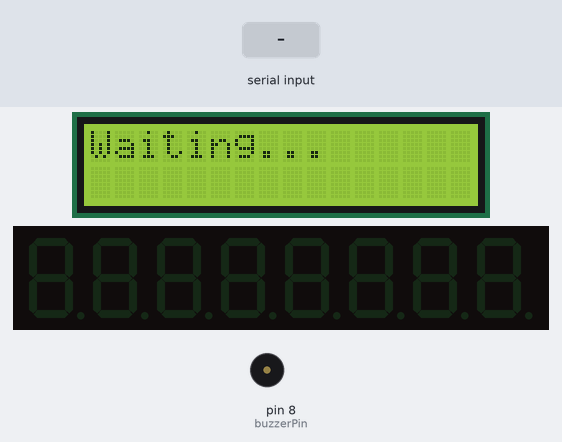
Bench run of a sketch on a simulated Arduino Uno, built with avr-gcc and run on an emulated ATmega328P. On the bench: 16×2 character LCD, 8-digit seven-segment display, buzzer (waves = sounding). Inputs (shaded band) come from the test bench.

Above: at 1.2 s.
1.3 s: "NUM:90\n" received over Serial
At 1.38 s:
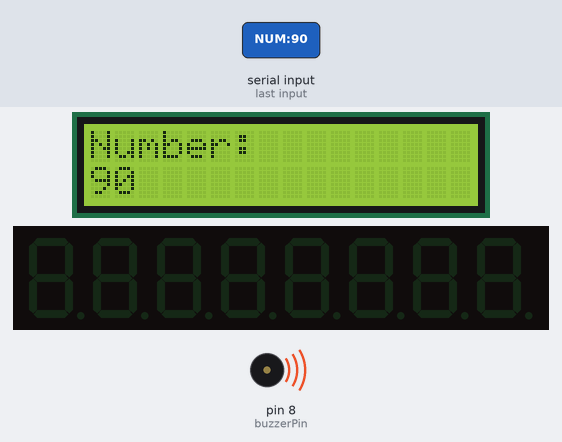
At 29.0 s:
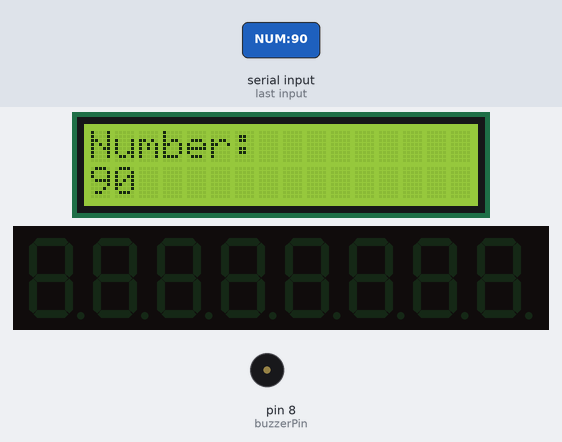
Timing chart, 0 to 29.8 s (numbered marks = the images above; inputs shaded):
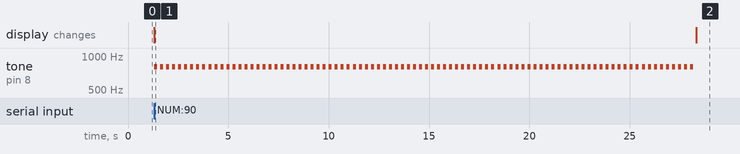

Measured:
- after the input at 1.3 s, tone on pin 8 (buzzerPin): alternates 800 Hz for 0.15 s and silent for 0.15 s, 180 changes in all, then stays silent, starting at once; the display: changes at once (image 1)

The sketch:

lcd_serial_buzzer_matrix.ino
```cpp
/*
  lcd_serial_buzzer_matrix.ino
  Arduino Uno R3 + 16x2 LCD + Active Buzzer + MAX7219 LED Matrix
  Receives serial messages from Python (OpenCV gestures)
  "HI" -> LCD shows "Hi" + short beep + matrix shows hand icon
  "NUM:n" -> LCD shows number n + n beeps + matrix shows digit n
*/

#include <LiquidCrystal.h>
#include <LedControl.h>

// LCD pins: RS, E, D4, D5, D6, D7
LiquidCrystal lcd(12, 11, 5, 4, 3, 2);

// Buzzer pin
const int buzzerPin = 8;

// MAX7219: DIN, CLK, CS
LedControl lc = LedControl(7, 6, 9, 1);  // (DIN=7, CLK=6, CS=9, # of devices=1)

String inputString = "";
bool newMessage = false;

// Simple 8x8 hand icon
byte handIcon[8] = {
  B00111100,
  B01000010,
  B10100101,
  B10111101,
  B10111101,
  B10011001,
  B01000010,
  B00111100
};

void setup() {
  lcd.begin(16, 2);
  Serial.begin(9600);
  pinMode(buzzerPin, OUTPUT);

  // Setup LED matrix
  lc.shutdown(0, false);   // Wake up
  lc.setIntensity(0, 8);   // Brightness (0–15)
  lc.clearDisplay(0);

  lcd.clear();
  lcd.print("Waiting...");
}

void loop() {
  // Read serial input
  while (Serial.available()) {
    char c = Serial.read();
    if (c == '\n') {
      newMessage = true;
      break;
    } else {
      inputString += c;
    }
  }

  if (newMessage) {
    lcd.clear();
    lc.clearDisplay(0);

    if (inputString == "HI") {
      // LCD
      lcd.setCursor(0, 0);
      lcd.print("Hi!");

      // Buzzer
      tone(buzzerPin, 1000);
      delay(200);
      noTone(buzzerPin);

      // Matrix: draw hand
      for (int row = 0; row < 8; row++) {
        lc.setRow(0, row, handIcon[row]);
      }
    }
    else if (inputString.startsWith("NUM:")) {
      int num = inputString.substring(4).toInt();

      // LCD
      lcd.setCursor(0, 0);
      lcd.print("Number:");
      lcd.setCursor(0, 1);
      lcd.print(num);

      // Buzzer: beep num times
      for (int i = 0; i < num; i++) {
        tone(buzzerPin, 800);
        delay(150);
        noTone(buzzerPin);
        delay(150);
      }

      // Matrix: display digit (0–9)
      lc.setChar(0, 0, (char)('0' + num), false);
    }
    else {
      lcd.setCursor(0, 0);
      lcd.print("Unknown:");
      lcd.setCursor(0, 1);
      lcd.print(inputString);
    }

    inputString = "";
    newMessage = false;
  }
}
```
